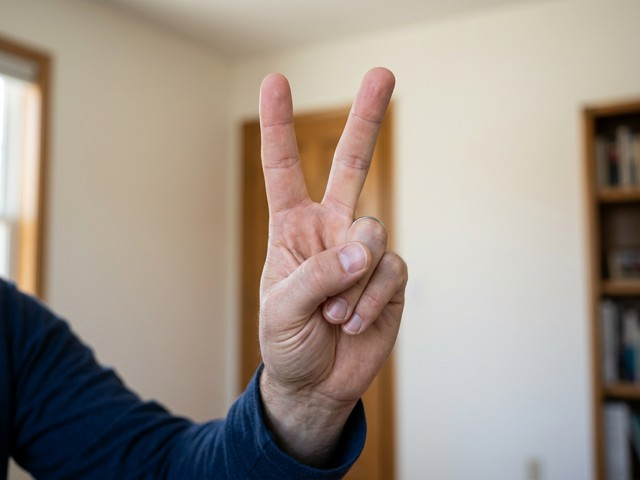
#> input picture captured_photos/7b13a81417d34ba8a20fdf32d94d172b.jpg, 640 x 480 px
$ python -i photo_printer.py   (imports and definitions only)
#> lines starting #> are read from the running program, lines starting #| are printed output that depends on the picture; after the words box and inside, x2 and y2 are one past the last pixel; in counts of white or black regions, pixels touching at a corner belong together
#> further down, picture is the input picture: PIL image 640x480 RGB; mean R, G, B 159, 147.3, 136.6
"""Pixel-art processing and delivery of photos to the ESP32 thermal printer."""

from __future__ import annotations

import logging
from pathlib import Path

import requests
from PIL import Image, ImageEnhance, ImageOps

from app.config import PrinterConfig

LOGGER = logging.getLogger("desktop_assistant.printer")

PRINTER_WIDTH = 384


# [11 lines left out: function split_image, not called in this run]


def quantize_grayscale(image: Image.Image, levels: int) -> Image.Image:
    """Clamp a grayscale ("L" mode) image to a fixed number of grey levels."""
    if image.mode != "L":
        image = image.convert("L")
    if not 2 <= levels <= 256:
        raise ValueError("levels must be between 2 and 256")
    step = 255 / (levels - 1)
    lookup_table = [
        round(round(value / step) * step) for value in range(256)
    ]
    return image.point(lookup_table)


def convert_to_printer_image(
    image: Image.Image,
    printer_width: int = PRINTER_WIDTH,
    pixel_size: int = 4,
    contrast: float = 1.2,
    brightness: float = 1.0,
    grayscale_levels: int = 4,
    dither: bool = True,
    rotate_180: bool = False,
) -> Image.Image:
    """Convert a Pillow image into a printer-ready 1-bit pixel-art image."""
#> called with printer_width = 384, pixel_size = 4, contrast = 1.2, brightness = 1, grayscale_levels = 4, dither = True, rotate_180 = False
    if printer_width <= 0:
        raise ValueError("printer_width must be greater than 0")
    if pixel_size < 1:
        raise ValueError("pixel_size must be at least 1")
    if contrast <= 0 or brightness <= 0:
        raise ValueError("contrast and brightness must be greater than 0")

    # Correct camera orientation and remove transparency on white.
    image = ImageOps.exif_transpose(image)
    if image.mode in ("RGBA", "LA") or (
        image.mode == "P" and "transparency" in image.info
    ):
        rgba = image.convert("RGBA")
        background = Image.new("RGBA", rgba.size, (255, 255, 255, 255))
        image = Image.alpha_composite(background, rgba).convert("RGB")
    else:
        image = image.convert("RGB")

    # Resize to the printer width while preserving the aspect ratio.
    target_height = max(
        1,
        round(image.height * printer_width / image.width),
    )
#> target_height = 288
    image = image.resize(
        (printer_width, target_height),
        Image.Resampling.LANCZOS,
    )

    image = ImageOps.grayscale(image)
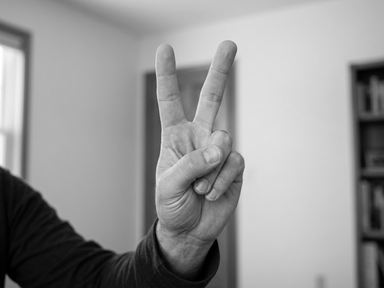
#> image: PIL image 384x288 L; min 0, max 255, mean 149.5
    image = ImageEnhance.Brightness(image).enhance(brightness)
    image = ImageEnhance.Contrast(image).enhance(contrast)
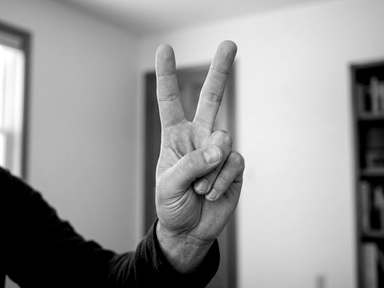
#> image: PIL image 384x288 L; min 0, max 255, mean 150.4

    # Create pixel-art blocks.
    if pixel_size > 1:
        small_width = max(1, printer_width // pixel_size)
        small_height = max(1, target_height // pixel_size)
#> small_height = 72
        image = image.resize(
            (small_width, small_height),
            Image.Resampling.LANCZOS,
        )
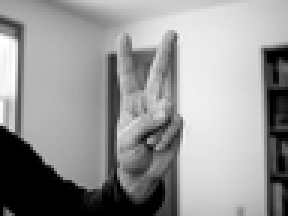
#> image: PIL image 96x72 L (shown 3 times larger); min 0, max 255, mean 150.4
        image = image.resize(
            (printer_width, target_height),
            Image.Resampling.NEAREST,
        )
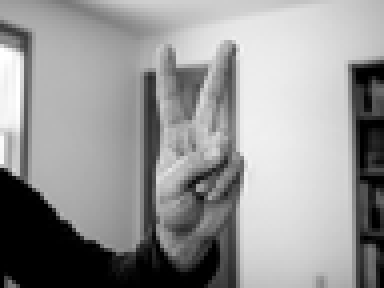
#> image: PIL image 384x288 L; min 0, max 255, mean 150.4

    image = quantize_grayscale(image, grayscale_levels)
#> in quantize_grayscale, `return image.point(lookup_table)`:
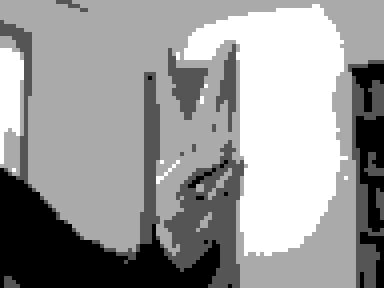
#> returned value: PIL image 384x288 L; min 0, max 255, mean 153.5

    if rotate_180:
        image = image.rotate(180, expand=False)

    # Convert to the printer's 1-bit format; intermediate greys are
    # represented through dithering.
    if dither:
        return image.convert("1", dither=Image.Dither.FLOYDSTEINBERG)
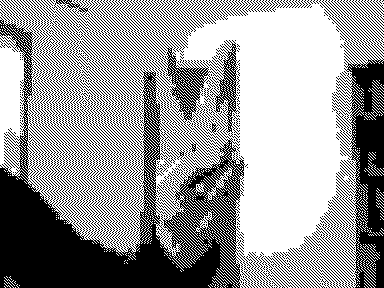
#> returned value: PIL image 384x288 1; 60.2% white; 328 black regions (221 under 20 px), largest, box (x1, y1, x2, y2) and area: (0, 0, 255, 288) 31351, (316, 0, 384, 288) 6853, (41, 0, 143, 150) 159
    return image.point(
        lambda value: 255 if value >= 128 else 0,
        mode="1",
    )


# [17 lines left out: function pack_bitmap, not called in this run]


# [57 lines that did not run here, left out]

>>> from PIL import Image
>>> picture = Image.open('../../captured_photos/7b13a81417d34ba8a20fdf32d94d172b.jpg')
>>> result = convert_to_printer_image(picture)
